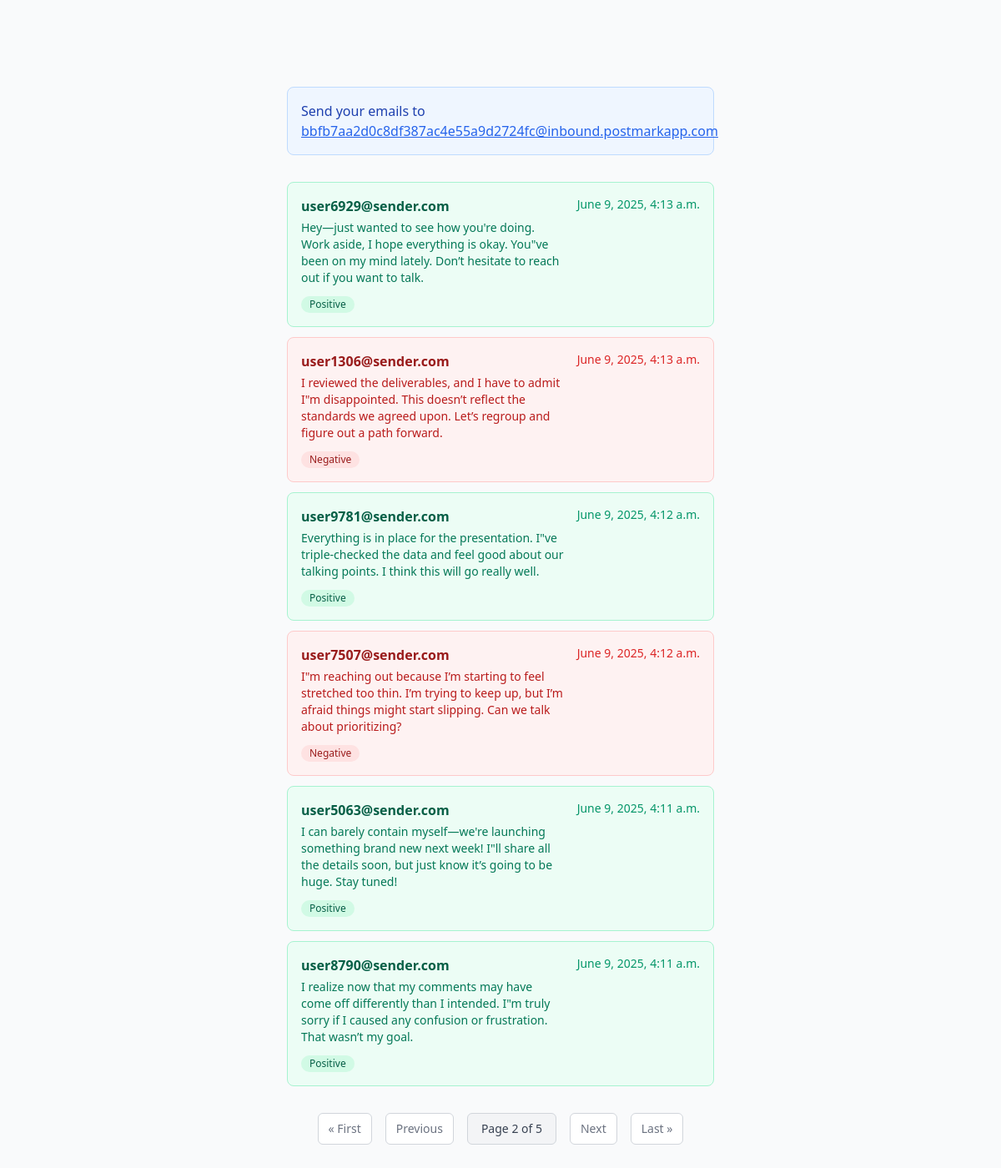
/list/?pg=2, run on the app's committed database.
### webhook/models.py (models this page shows, shortened)
class Email(models.Model):
    recipient = models.CharField(max_length=255)
    sender = models.CharField(max_length=255)
    cc = models.CharField(max_length=255)
    bcc = models.CharField(max_length=255)
    subject = models.CharField(max_length=255)
    body = models.TextField()
    html_body = models.TextField()
    date = models.DateTimeField()
    positive = models.DecimalField(decimal_places=4, max_digits=5)
    neutral = models.DecimalField(decimal_places=4, max_digits=5)
    negative = models.DecimalField(decimal_places=4, max_digits=5)
    hash = models.CharField(max_length=64)

### webhook/views.py (the view)
# urls.py: path('list/', views.list),
def list(request):
    emails = Paginator(Email.objects.all().order_by("-date"), 6)
    pg = request.GET.get("pg")
    page = emails.get_page(pg)
    return render(request, 'webhook/list.html', {'page': page})

### webhook/templates/webhook/list.html (shortened to what this page needs)
<!doctype html>
<head>
    <link href="https://unpkg.com/tailwindcss@^2/dist/tailwind.min.css" rel="stylesheet">
</head>
<body class="bg-gray-50">
    <div class="mx-80 my-20 p-6">
        <div class="mb-8 p-4 bg-blue-50 border border-blue-200 rounded-lg">
            <p class="text-blue-800">
                Send your emails to
                <a href="mailto:bbfb7aa2d0c8df387ac4e55a9d2724fc@inbound.postmarkapp.com"
                   class="text-blue-600 underline hover:text-blue-800">
                    bbfb7aa2d0c8df387ac4e55a9d2724fc@inbound.postmarkapp.com
                </a>
            </p>
        </div>
        {% if page %}
            <div class="space-y-3 mb-8">
                {% for email in page %}
                    {% if email.positive > email.neutral and email.positive > email.negative %}
                        <div class="border border-green-200 bg-green-50 rounded-lg p-4 hover:bg-green-100 transition-colors">
                            <a href="/{{ email.hash }}" class="block">
                                <div class="flex justify-between items-start">
                                    <div class="flex-1">
                                        <div class="font-semibold text-green-800 mb-1">{{ email.sender }}</div>
                                        <div class="text-green-700 text-sm line-clamp-2">{{ email.body }}</div>
                                    </div>
                                    <div class="text-green-600 text-sm ml-4 flex-shrink-0">{{ email.date }}</div>
                                </div>
                                <div class="mt-2">
                                    <span class="inline-flex items-center px-2.5 py-0.5 rounded-full text-xs font-medium bg-green-100 text-green-800">
                                        Positive
                                    </span>
                                </div>
                            </a>
                        </div>
                    {% elif email.negative > email.positive and email.negative > email.neutral %}
                        <div class="border border-red-200 bg-red-50 rounded-lg p-4 hover:bg-red-100 transition-colors">
                            <a href="/{{ email.hash }}" class="block">
                                <div class="flex justify-between items-start">
                                    <div class="flex-1">
                                        <div class="font-semibold text-red-800 mb-1">{{ email.sender }}</div>
                                        <div class="text-red-700 text-sm line-clamp-2">{{ email.body }}</div>
                                    </div>
                                    <div class="text-red-600 text-sm ml-4 flex-shrink-0">{{ email.date }}</div>
                                </div>
                                <div class="mt-2">
                                    <span class="inline-flex items-center px-2.5 py-0.5 rounded-full text-xs font-medium bg-red-100 text-red-800">
                                        Negative
                                    </span>
                                </div>
                            </a>
                        </div>
                    {% endif %}
                {% endfor %}
            </div>
            <div class="flex justify-center items-center space-x-4 mt-8">
                {% if page.has_previous %}
                    <a href="?pg=1"
                       class="px-3 py-2 text-sm font-medium text-gray-500 bg-white border border-gray-300 rounded-md hover:bg-gray-50 hover:text-gray-700">
                        &laquo; First
                    </a>
                    <a href="?pg={{ page.previous_page_number }}"
                       class="px-3 py-2 text-sm font-medium text-gray-500 bg-white border border-gray-300 rounded-md hover:bg-gray-50 hover:text-gray-700">
                        Previous
                    </a>
                {% endif %}
                <span class="px-4 py-2 text-sm font-medium text-gray-700 bg-gray-100 border border-gray-300 rounded-md">
                    Page {{ page.number }} of {{ page.paginator.num_pages }}
                </span>
                {% if page.has_next %}
                    <a href="?pg={{ page.next_page_number }}"
                       class="px-3 py-2 text-sm font-medium text-gray-500 bg-white border border-gray-300 rounded-md hover:bg-gray-50 hover:text-gray-700">
                        Next
                    </a>
                    <a href="?pg={{ page.paginator.num_pages }}"
                       class="px-3 py-2 text-sm font-medium text-gray-500 bg-white border border-gray-300 rounded-md hover:bg-gray-50 hover:text-gray-700">
                        Last &raquo;
                    </a>
                {% endif %}
            </div>
        {% else %}
            <div class="text-center py-12">
                <div class="text-gray-400 text-lg mb-4">📧</div>
                <p class="text-gray-500 text-lg">No mail for you</p>
            </div>
        {% endif %}
    </div>
</body>

### data on the page
Email: sender "user6929@sender.com", body "Hey—just wanted to see how you're doing. Work aside, I hope everything is okay. You\"ve been on my mind lately. Don’t hesitate to reach out if you want to talk.", date "June 9, 2025, 4:13 a.m."
Email: sender "user1306@sender.com", body "I reviewed the deliverables, and I have to admit I\"m disappointed. This doesn’t reflect the standards we agreed upon. Let’s regroup and figure out a path forward.", date "June 9, 2025, 4:13 a.m."
Email: sender "user9781@sender.com", body "Everything is in place for the presentation. I\"ve triple-checked the data and feel good about our talking points. I think this will go really well.", date "June 9, 2025, 4:12 a.m."
Email: sender "user7507@sender.com", body "I\"m reaching out because I’m starting to feel stretched too thin. I’m trying to keep up, but I’m afraid things might start slipping. Can we talk about prioritizing?", date "June 9, 2025, 4:12 a.m."
Email: sender "user5063@sender.com", body "I can barely contain myself—we're launching something brand new next week! I\"ll share all the details soon, but just know it’s going to be huge. Stay tuned!", date "June 9, 2025, 4:11 a.m."
Email: sender "user8790@sender.com", body "I realize now that my comments may have come off differently than I intended. I\"m truly sorry if I caused any confusion or frustration. That wasn’t my goal.", date "June 9, 2025, 4:11 a.m."

### other printed values
{{ page.number }} "2"
{{ page.paginator.num_pages }} "5"
